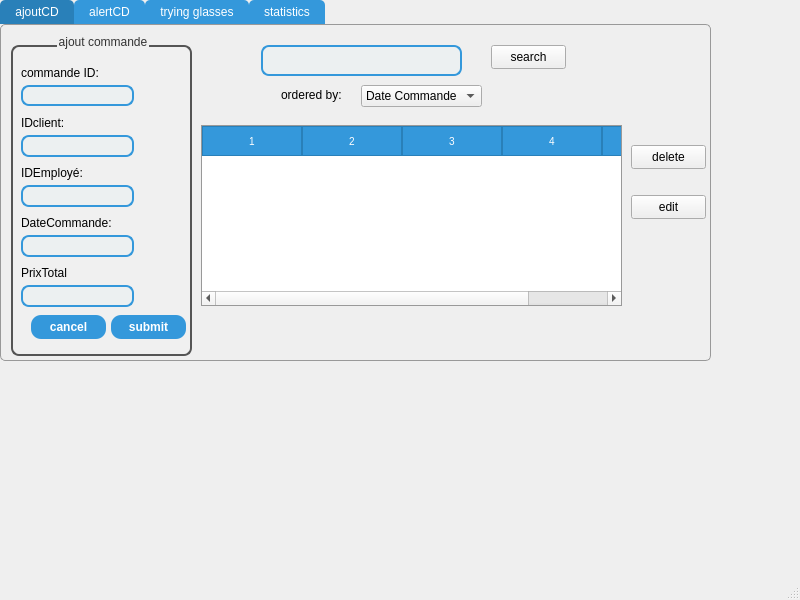
<?xml version="1.0" encoding="UTF-8"?>
<ui version="4.0">
 <class>MainWindow</class>
 <widget class="QMainWindow" name="MainWindow">
  <property name="geometry">
   <rect>
    <x>0</x>
    <y>0</y>
    <width>800</width>
    <height>600</height>
   </rect>
  </property>
  <property name="windowTitle">
   <string>MainWindow</string>
  </property>
  <widget class="QWidget" name="centralwidget">
   <widget class="QTabWidget" name="alertcmd">
    <property name="geometry">
     <rect>
      <x>0</x>
      <y>0</y>
      <width>711</width>
      <height>361</height>
     </rect>
    </property>
    <property name="maximumSize">
     <size>
      <width>16777000</width>
      <height>15000000</height>
     </size>
    </property>
    <property name="styleSheet">
     <string notr="true">QTabWidget::pane {
    border: 1px solid #999999;
    border-radius: 5px;
}

QTabBar::tab {
    background: #3498db;
    color: white;
    padding: 5px 15px;
    border-top-left-radius: 5px;
    border-top-right-radius: 5px;
}

QTabBar::tab:selected {
    background: #2980b9;
}

QTabBar::tab:hover {
    background: #5dade2;
}

</string>
    </property>
    <property name="currentIndex">
     <number>0</number>
    </property>
    <widget class="QWidget" name="tab">
     <attribute name="title">
      <string>ajoutCD</string>
     </attribute>
     <widget class="QLabel" name="label">
      <property name="geometry">
       <rect>
        <x>20</x>
        <y>40</y>
        <width>81</width>
        <height>16</height>
       </rect>
      </property>
      <property name="text">
       <string>commande ID:</string>
      </property>
     </widget>
     <widget class="QLabel" name="label_2">
      <property name="geometry">
       <rect>
        <x>20</x>
        <y>90</y>
        <width>81</width>
        <height>16</height>
       </rect>
      </property>
      <property name="text">
       <string>IDclient:</string>
      </property>
     </widget>
     <widget class="QLabel" name="label_3">
      <property name="geometry">
       <rect>
        <x>20</x>
        <y>140</y>
        <width>81</width>
        <height>16</height>
       </rect>
      </property>
      <property name="text">
       <string>IDEmployé:</string>
      </property>
     </widget>
     <widget class="QLabel" name="label_4">
      <property name="geometry">
       <rect>
        <x>20</x>
        <y>190</y>
        <width>101</width>
        <height>16</height>
       </rect>
      </property>
      <property name="text">
       <string>DateCommande:</string>
      </property>
     </widget>
     <widget class="QGroupBox" name="groupBox">
      <property name="geometry">
       <rect>
        <x>10</x>
        <y>10</y>
        <width>181</width>
        <height>321</height>
       </rect>
      </property>
      <property name="styleSheet">
       <string notr="true">QGroupBox {
    background-color: #f0f0f0;
    border: 2px solid #555555;
    border-radius: 8px;
    margin-top: 10px;
}

QGroupBox:title {
    subcontrol-origin: margin;
    subcontrol-position: top center;
    color: #333333;
    font-weight: bold;
}
</string>
      </property>
      <property name="title">
       <string>ajout commande</string>
      </property>
      <widget class="QLineEdit" name="prt">
       <property name="geometry">
        <rect>
         <x>10</x>
         <y>250</y>
         <width>113</width>
         <height>22</height>
        </rect>
       </property>
       <property name="styleSheet">
        <string notr="true">QLineEdit {
    border: 2px solid #3498db;
    border-radius: 8px;
    padding: 4px;
    background-color: #ecf0f1;
    color: #2c3e50;
	font-size: 8pt;
}

QLineEdit:focus {
    border: 2px solid #2980b9;
    background-color: #ffffff;
}
</string>
       </property>
      </widget>
      <widget class="QLabel" name="label_5">
       <property name="geometry">
        <rect>
         <x>10</x>
         <y>230</y>
         <width>91</width>
         <height>16</height>
        </rect>
       </property>
       <property name="text">
        <string>PrixTotal</string>
       </property>
      </widget>
      <widget class="QPushButton" name="submitbut">
       <property name="geometry">
        <rect>
         <x>100</x>
         <y>280</y>
         <width>75</width>
         <height>24</height>
        </rect>
       </property>
       <property name="styleSheet">
        <string notr="true">QPushButton {
    background-color: #3498db;
    color: white;
    border-radius: 10px;
    font-weight: bold;
    padding: 5px 10px;
}

QPushButton:hover {
    background-color: #2980b9;
}

QPushButton:pressed {
    background-color: #1c5980;
}
</string>
       </property>
       <property name="text">
        <string>submit</string>
       </property>
      </widget>
      <widget class="QPushButton" name="cancelbut">
       <property name="geometry">
        <rect>
         <x>20</x>
         <y>280</y>
         <width>75</width>
         <height>24</height>
        </rect>
       </property>
       <property name="styleSheet">
        <string notr="true">QPushButton {
    background-color: #3498db;
    color: white;
    border-radius: 10px;
    font-weight: bold;
    padding: 5px 10px;
}

QPushButton:hover {
    background-color: #2980b9;
}

QPushButton:pressed {
    background-color: #1c5980;
}
</string>
       </property>
       <property name="text">
        <string>cancel</string>
       </property>
      </widget>
      <widget class="QLineEdit" name="cmid">
       <property name="geometry">
        <rect>
         <x>10</x>
         <y>50</y>
         <width>113</width>
         <height>21</height>
        </rect>
       </property>
       <property name="styleSheet">
        <string notr="true">QLineEdit {
    border: 2px solid #3498db;
    border-radius: 8px;
    padding: 4px;
    background-color: #ecf0f1;
    color: #2c3e50;
	font-size: 8pt;
}

QLineEdit:focus {
    border: 2px solid #2980b9;
    background-color: #ffffff;
}
</string>
       </property>
      </widget>
      <widget class="QLineEdit" name="idcl">
       <property name="geometry">
        <rect>
         <x>10</x>
         <y>100</y>
         <width>113</width>
         <height>22</height>
        </rect>
       </property>
       <property name="styleSheet">
        <string notr="true">QLineEdit {
    border: 2px solid #3498db;
    border-radius: 8px;
    padding: 4px;
    background-color: #ecf0f1;
    color: #2c3e50;
	font-size: 8pt;
}

QLineEdit:focus {
    border: 2px solid #2980b9;
    background-color: #ffffff;
}
</string>
       </property>
      </widget>
      <widget class="QLineEdit" name="idemp">
       <property name="geometry">
        <rect>
         <x>10</x>
         <y>150</y>
         <width>113</width>
         <height>22</height>
        </rect>
       </property>
       <property name="styleSheet">
        <string notr="true">QLineEdit {
    border: 2px solid #3498db;
    border-radius: 8px;
    padding: 4px;
    background-color: #ecf0f1;
    color: #2c3e50;
	font-size: 8pt;
}

QLineEdit:focus {
    border: 2px solid #2980b9;
    background-color: #ffffff;
}
</string>
       </property>
      </widget>
      <widget class="QLineEdit" name="datcmd">
       <property name="geometry">
        <rect>
         <x>10</x>
         <y>200</y>
         <width>113</width>
         <height>22</height>
        </rect>
       </property>
       <property name="styleSheet">
        <string notr="true">QLineEdit {
    border: 2px solid #3498db;
    border-radius: 8px;
    padding: 4px;
    background-color: #ecf0f1;
    color: #2c3e50;
	font-size: 8pt;
}

QLineEdit:focus {
    border: 2px solid #2980b9;
    background-color: #ffffff;
}
</string>
       </property>
      </widget>
     </widget>
     <widget class="QTableWidget" name="tableWidget">
      <property name="geometry">
       <rect>
        <x>200</x>
        <y>100</y>
        <width>421</width>
        <height>181</height>
       </rect>
      </property>
      <property name="minimumSize">
       <size>
        <width>10</width>
        <height>10</height>
       </size>
      </property>
      <property name="styleSheet">
       <string notr="true">QTableWidget {
    background-color: #ffffff;
    gridline-color: #cccccc;
    border: 1px solid #999999;
    font-size: 7.5pt;   /* 🔹 add this */
}

QHeaderView::section {
    background-color: #3498db;
    color: white;
    padding: 5px;
    border: 1px solid #2980b9;
    font-size: 7.5pt;   /* 🔹 add this too if you want bigger headers */
}
</string>
      </property>
      <property name="rowCount">
       <number>0</number>
      </property>
      <property name="columnCount">
       <number>5</number>
      </property>
      <column/>
      <column/>
      <column/>
      <column/>
      <column/>
     </widget>
     <widget class="QLineEdit" name="searchLineEdit">
      <property name="geometry">
       <rect>
        <x>260</x>
        <y>20</y>
        <width>201</width>
        <height>31</height>
       </rect>
      </property>
      <property name="styleSheet">
       <string notr="true">QLineEdit {
    border: 2px solid #3498db;
    border-radius: 8px;
    padding: 4px;
    background-color: #ecf0f1;
    color: #2c3e50;
}

QLineEdit:focus {
    border: 2px solid #2980b9;
    background-color: #ffffff;
}
</string>
      </property>
     </widget>
     <widget class="QPushButton" name="searchbut">
      <property name="geometry">
       <rect>
        <x>490</x>
        <y>20</y>
        <width>75</width>
        <height>24</height>
       </rect>
      </property>
      <property name="text">
       <string>search</string>
      </property>
     </widget>
     <widget class="QLabel" name="label_7">
      <property name="geometry">
       <rect>
        <x>280</x>
        <y>60</y>
        <width>121</width>
        <height>20</height>
       </rect>
      </property>
      <property name="text">
       <string>ordered by:</string>
      </property>
     </widget>
     <widget class="QComboBox" name="sortCombo">
      <property name="geometry">
       <rect>
        <x>360</x>
        <y>60</y>
        <width>121</width>
        <height>22</height>
       </rect>
      </property>
      <item>
       <property name="text">
        <string>Date Commande</string>
       </property>
      </item>
      <item>
       <property name="text">
        <string>prix total</string>
       </property>
      </item>
      <item>
       <property name="text">
        <string>commandeID</string>
       </property>
      </item>
     </widget>
     <widget class="QPushButton" name="deletebut">
      <property name="geometry">
       <rect>
        <x>630</x>
        <y>120</y>
        <width>75</width>
        <height>24</height>
       </rect>
      </property>
      <property name="text">
       <string>delete</string>
      </property>
     </widget>
     <widget class="QPushButton" name="editbut">
      <property name="geometry">
       <rect>
        <x>630</x>
        <y>170</y>
        <width>75</width>
        <height>24</height>
       </rect>
      </property>
      <property name="text">
       <string>edit</string>
      </property>
     </widget>
     <zorder>groupBox</zorder>
     <zorder>label</zorder>
     <zorder>label_2</zorder>
     <zorder>label_3</zorder>
     <zorder>label_4</zorder>
     <zorder>tableWidget</zorder>
     <zorder>searchLineEdit</zorder>
     <zorder>searchbut</zorder>
     <zorder>label_7</zorder>
     <zorder>sortCombo</zorder>
     <zorder>deletebut</zorder>
     <zorder>editbut</zorder>
    </widget>
    <widget class="QWidget" name="tab_2">
     <attribute name="title">
      <string>alertCD</string>
     </attribute>
     <widget class="QTableWidget" name="tabcl">
      <property name="geometry">
       <rect>
        <x>210</x>
        <y>70</y>
        <width>351</width>
        <height>211</height>
       </rect>
      </property>
      <property name="styleSheet">
       <string notr="true">QTableWidget {
    background-color: #ffffff;
    gridline-color: #cccccc;
    border: 1px solid #999999;
    font-size: 7.5pt;   /* 🔹 add this */
}

QHeaderView::section {
    background-color: #3498db;
    color: white;
    padding: 5px;
    border: 1px solid #2980b9;
    font-size: 7.5pt;   /* 🔹 add this too if you want bigger headers */
}
</string>
      </property>
     </widget>
     <widget class="QGroupBox" name="groupBox_2">
      <property name="geometry">
       <rect>
        <x>10</x>
        <y>0</y>
        <width>181</width>
        <height>321</height>
       </rect>
      </property>
      <property name="styleSheet">
       <string notr="true">QGroupBox {
    background-color: #f0f0f0;
    border: 2px solid #555555;
    border-radius: 8px;
    margin-top: 10px;
}

QGroupBox:title {
    subcontrol-origin: margin;
    subcontrol-position: top center;
    color: #333333;
    font-weight: bold;
}
</string>
      </property>
      <property name="title">
       <string>ajout commande</string>
      </property>
      <widget class="QPushButton" name="submitbutt">
       <property name="geometry">
        <rect>
         <x>100</x>
         <y>280</y>
         <width>75</width>
         <height>24</height>
        </rect>
       </property>
       <property name="styleSheet">
        <string notr="true">QPushButton {
    background-color: #3498db;
    color: white;
    border-radius: 10px;
    font-weight: bold;
    padding: 5px 10px;
}

QPushButton:hover {
    background-color: #2980b9;
}

QPushButton:pressed {
    background-color: #1c5980;
}
</string>
       </property>
       <property name="text">
        <string>submit</string>
       </property>
      </widget>
      <widget class="QPushButton" name="cancelbutt">
       <property name="geometry">
        <rect>
         <x>20</x>
         <y>280</y>
         <width>75</width>
         <height>24</height>
        </rect>
       </property>
       <property name="styleSheet">
        <string notr="true">QPushButton {
    background-color: #3498db;
    color: white;
    border-radius: 10px;
    font-weight: bold;
    padding: 5px 10px;
}

QPushButton:hover {
    background-color: #2980b9;
}

QPushButton:pressed {
    background-color: #1c5980;
}
</string>
       </property>
       <property name="text">
        <string>cancel</string>
       </property>
      </widget>
      <widget class="QLineEdit" name="idcll">
       <property name="geometry">
        <rect>
         <x>10</x>
         <y>60</y>
         <width>113</width>
         <height>21</height>
        </rect>
       </property>
       <property name="styleSheet">
        <string notr="true">QLineEdit {
    border: 2px solid #3498db;
    border-radius: 8px;
    padding: 4px;
    background-color: #ecf0f1;
    color: #2c3e50;
	font-size: 8pt;
}

QLineEdit:focus {
    border: 2px solid #2980b9;
    background-color: #ffffff;
}
</string>
       </property>
      </widget>
      <widget class="QLineEdit" name="email">
       <property name="geometry">
        <rect>
         <x>10</x>
         <y>140</y>
         <width>151</width>
         <height>61</height>
        </rect>
       </property>
       <property name="styleSheet">
        <string notr="true">QLineEdit {
    border: 2px solid #3498db;
    border-radius: 8px;
    padding: 4px;
    background-color: #ecf0f1;
    color: #2c3e50;
	font-size: 8pt;
}

QLineEdit:focus {
    border: 2px solid #2980b9;
    background-color: #ffffff;
}
</string>
       </property>
      </widget>
      <widget class="QLineEdit" name="cdprod">
       <property name="geometry">
        <rect>
         <x>10</x>
         <y>230</y>
         <width>113</width>
         <height>22</height>
        </rect>
       </property>
       <property name="styleSheet">
        <string notr="true">QLineEdit {
    border: 2px solid #3498db;
    border-radius: 8px;
    padding: 4px;
    background-color: #ecf0f1;
    color: #2c3e50;
	font-size: 8pt;
}

QLineEdit:focus {
    border: 2px solid #2980b9;
    background-color: #ffffff;
}
</string>
       </property>
      </widget>
      <widget class="QLabel" name="label_8">
       <property name="geometry">
        <rect>
         <x>10</x>
         <y>210</y>
         <width>91</width>
         <height>16</height>
        </rect>
       </property>
       <property name="text">
        <string>code produit:</string>
       </property>
      </widget>
      <widget class="QLabel" name="label_6">
       <property name="geometry">
        <rect>
         <x>10</x>
         <y>120</y>
         <width>91</width>
         <height>16</height>
        </rect>
       </property>
       <property name="text">
        <string>adresse e-mail:</string>
       </property>
      </widget>
      <widget class="QLabel" name="label_9">
       <property name="geometry">
        <rect>
         <x>10</x>
         <y>40</y>
         <width>91</width>
         <height>16</height>
        </rect>
       </property>
       <property name="text">
        <string>IDclient:</string>
       </property>
      </widget>
     </widget>
     <widget class="QPushButton" name="deletebutt">
      <property name="geometry">
       <rect>
        <x>600</x>
        <y>100</y>
        <width>75</width>
        <height>24</height>
       </rect>
      </property>
      <property name="styleSheet">
       <string notr="true">QPushButton {
    background-color: #3498db;
    color: black;
    border-radius: 5px;
    font-weight: bold;
    padding: 5px 10px;
}

QPushButton:hover {
    background-color: #2980b9;
}

QPushButton:pressed {
    background-color: #1c5980;
}
</string>
      </property>
      <property name="text">
       <string>delete</string>
      </property>
     </widget>
     <widget class="QPushButton" name="editbut_2">
      <property name="geometry">
       <rect>
        <x>600</x>
        <y>160</y>
        <width>75</width>
        <height>24</height>
       </rect>
      </property>
      <property name="styleSheet">
       <string notr="true">QPushButton {
    background-color: #3498db;
    color: black;
    border-radius: 5px;
    font-weight: bold;
    padding: 5px 10px;
}

QPushButton:hover {
    background-color: #2980b9;
}

QPushButton:pressed {
    background-color: #1c5980;
}

</string>
      </property>
      <property name="text">
       <string>edit</string>
      </property>
     </widget>
    </widget>
    <widget class="QWidget" name="tab_3">
     <attribute name="title">
      <string>trying glasses</string>
     </attribute>
     <widget class="QWidget" name="widget" native="true">
      <property name="geometry">
       <rect>
        <x>60</x>
        <y>30</y>
        <width>141</width>
        <height>231</height>
       </rect>
      </property>
     </widget>
     <widget class="QPushButton" name="newglass">
      <property name="geometry">
       <rect>
        <x>350</x>
        <y>80</y>
        <width>75</width>
        <height>24</height>
       </rect>
      </property>
      <property name="text">
       <string>next glasses</string>
      </property>
     </widget>
     <widget class="QPushButton" name="choose">
      <property name="geometry">
       <rect>
        <x>350</x>
        <y>170</y>
        <width>75</width>
        <height>24</height>
       </rect>
      </property>
      <property name="text">
       <string>choose </string>
      </property>
     </widget>
    </widget>
    <widget class="QWidget" name="tab_4">
     <attribute name="title">
      <string>statistics</string>
     </attribute>
     <widget class="QStackedWidget" name="stackedWidget">
      <property name="geometry">
       <rect>
        <x>0</x>
        <y>-40</y>
        <width>721</width>
        <height>591</height>
       </rect>
      </property>
      <widget class="QWidget" name="page"/>
      <widget class="QWidget" name="page_2"/>
     </widget>
    </widget>
   </widget>
  </widget>
  <widget class="QMenuBar" name="menubar">
   <property name="geometry">
    <rect>
     <x>0</x>
     <y>0</y>
     <width>800</width>
     <height>22</height>
    </rect>
   </property>
  </widget>
  <widget class="QStatusBar" name="statusbar"/>
 </widget>
 <resources/>
 <connections/>
</ui>
